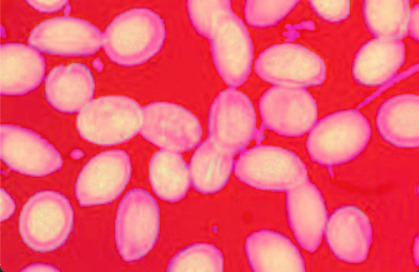
#> input picture Nomor1.jpg, 419 x 272 px, found by its file name
$ python 62_suplemen9_dilasi.py
#> lines starting #> are read from the running program, lines starting #| are printed output that depends on the picture; after the words box and inside, x2 and y2 are one past the last pixel; in counts of white or black regions, pixels touching at a corner belong together
import cv2
import numpy as np
from matplotlib import pyplot as plt

imggambar = cv2.imread("./Nomor1.jpg", 0)
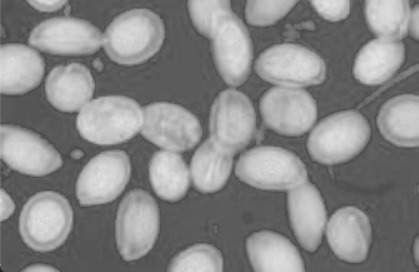
#> imggambar: shape (272, 419); min 31, max 227, mean 135.3
kernel = np.ones((1, 1), np.uint8)
kernel2 = np.ones((15, 15), np.uint8)

imgCanny = cv2.Canny(imggambar, 10, 150)
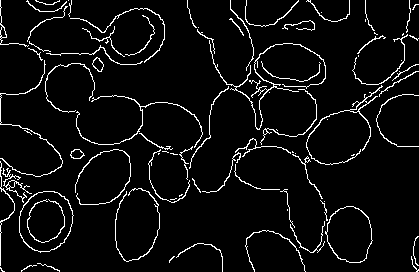
#> imgCanny: shape (272, 419); 5.6% white in thin lines or dots
imgdilation = cv2.dilate(imgCanny, kernel, iterations=1)
imgdilation2 = cv2.dilate(imgCanny, kernel2, iterations=1)
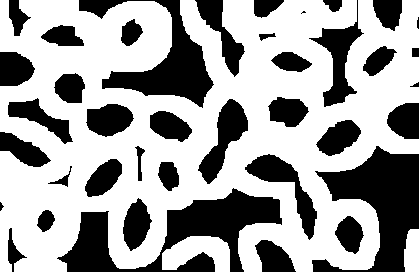
#> imgdilation2: shape (272, 419); 63.1% white; 39 black regions (1 under 20 px), largest, box (x1, y1, x2, y2) and area: (57, 188, 282, 272) 7299, (312, 146, 419, 272) 6517, (79, 0, 214, 108) 4672
imgdilation3 = ~imgdilation2

tampil_hor = np.concatenate((imggambar, imgdilation, imgdilation2), axis=1)
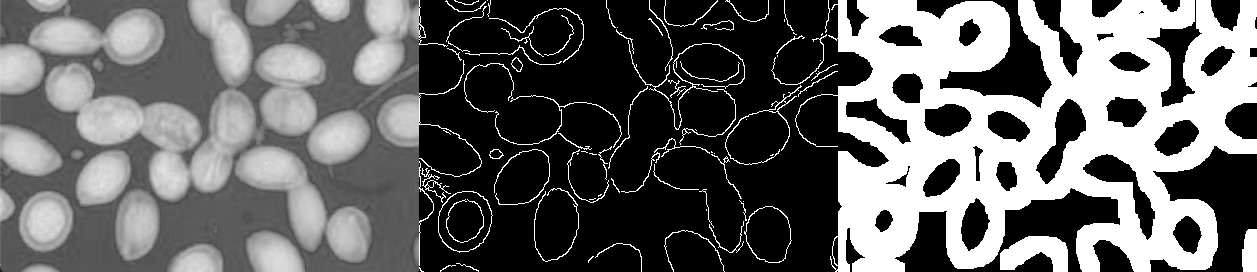
#> tampil_hor: shape (272, 1257); min 0, max 255, mean 103.5
# tampil_hor=np.concatenate((imggambar,mg),axis=0)

cv2.imshow('hasil akhir', tampil_hor)

# cv2.imshow("dilate Image 5",imgdilation2)
cv2.waitKey(0)
cv2.destroyAllWindows

$ run again, with Nomor3.jpg copied over Nomor1.jpg
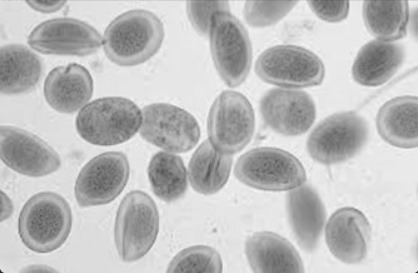
#> input picture Nomor3.jpg, 418 x 273 px, found by its file name
#> `imgCanny = cv2.Canny(imggambar, 10, 150)`:
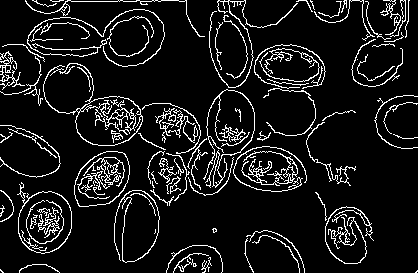
#> imgCanny: shape (273, 418); 9.6% white in thin lines or dots
#> imgdilation2: shape (273, 418); 73% white; 36 black regions (11 under 20 px), largest, box (x1, y1, x2, y2) and area: (58, 14, 418, 273) 18228, (95, 8, 214, 108) 4079, (0, 102, 85, 187) 1456
#> `tampil_hor = np.concatenate((imggambar, imgdilation, imgdilation2), ax..`:
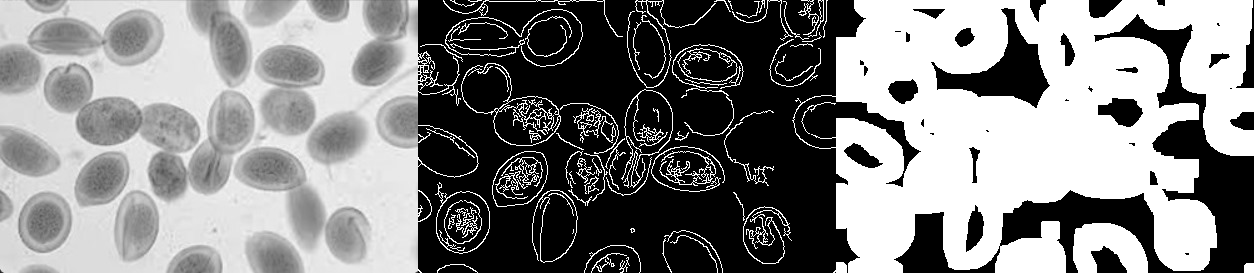
#> tampil_hor: shape (273, 1254); min 0, max 255, mean 133.6
